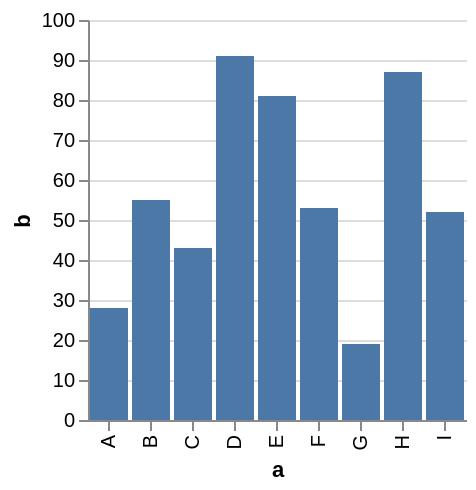

Vega-Lite specification stored for this chart:
### Vega specification from a JSON file in a GitHub repository (floating-point values rounded to 4 significant figures)
{"$schema": "https://vega.github.io/schema/vega/v3.0.json", "description": "A simple bar chart with embedded data.", "autosize": "pad", "padding": 5, "encode": {"update": {"fill": {"value": "transparent"}}}, "data": [{"name": "source_0", "values": [{"a": "A", "b": 28}, {"a": "B", "b": 55}, {"a": "C", "b": 43}, {"a": "D", "b": 91}, {"a": "E", "b": 81}, {"a": "F", "b": 53}, {"a": "G", "b": 19}, {"a": "H", "b": 87}, {"a": "I", "b": 52}]}, {"name": "data_0", "source": "source_0", "transform": [{"type": "formula", "expr": "toNumber(datum[\"b\"])", "as": "b"}, {"type": "filter", "expr": "datum[\"b\"] !== null && !isNaN(datum[\"b\"])"}]}], "signals": [{"name": "x_step", "value": 21}, {"name": "width", "update": "bandspace(domain('x').length, 0.1, 0.05) * x_step"}, {"name": "height", "update": "200"}], "marks": [{"name": "marks", "type": "rect", "role": "bar", "from": {"data": "data_0"}, "encode": {"update": {"x": {"scale": "x", "field": "a"}, "width": {"scale": "x", "band": true}, "y": {"scale": "y", "field": "b"}, "y2": {"scale": "y", "value": 0}, "fill": {"value": "#4c78a8"}, "tooltip": {"signal": "format(datum[\"b\"], '')"}}}}], "scales": [{"name": "x", "type": "band", "domain": {"data": "data_0", "field": "a", "sort": true}, "range": {"step": {"signal": "x_step"}}, "round": true, "paddingInner": 0.1, "paddingOuter": 0.05}, {"name": "y", "type": "linear", "domain": {"data": "data_0", "field": "b"}, "range": [200, 0], "round": true, "nice": true, "zero": true}], "axes": [{"scale": "x", "orient": "bottom", "tickCount": 5, "title": "a", "zindex": 1, "encode": {"labels": {"update": {"angle": {"value": 270}, "align": {"value": "right"}, "baseline": {"value": "middle"}}}}}, {"scale": "y", "orient": "left", "title": "b", "zindex": 1}, {"scale": "y", "domain": false, "grid": true, "labels": false, "orient": "left", "ticks": false, "zindex": 0, "gridScale": "x"}]}
